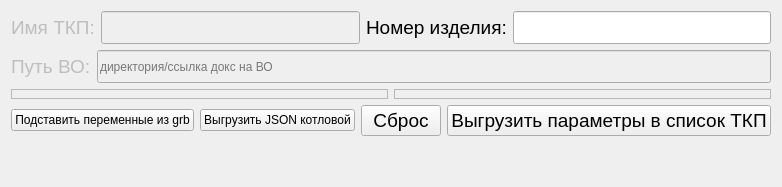
      <widget class="QWidget" name="tab_2">
       <attribute name="title">
        <string>ВО ТКП</string>
       </attribute>
       <layout class="QVBoxLayout" name="verticalLayout_3">
        <item>
         <layout class="QHBoxLayout" name="horizontalLayout_6">
          <item>
           <widget class="QLabel" name="label">
            <property name="enabled">
             <bool>false</bool>
            </property>
            <property name="font">
             <font>
              <pointsize>14</pointsize>
             </font>
            </property>
            <property name="text">
             <string>Имя ТКП:</string>
            </property>
           </widget>
          </item>
          <item>
           <widget class="QLineEdit" name="le_name_tkp">
            <property name="enabled">
             <bool>false</bool>
            </property>
            <property name="minimumSize">
             <size>
              <width>0</width>
              <height>33</height>
             </size>
            </property>
            <property name="maximumSize">
             <size>
              <width>16777215</width>
              <height>33</height>
             </size>
            </property>
            <property name="font">
             <font>
              <pointsize>14</pointsize>
             </font>
            </property>
           </widget>
          </item>
          <item>
           <widget class="QLabel" name="label_3">
            <property name="font">
             <font>
              <pointsize>14</pointsize>
             </font>
            </property>
            <property name="text">
             <string>Номер изделия:</string>
            </property>
           </widget>
          </item>
          <item>
           <widget class="QLineEdit" name="le_nnom_izd">
            <property name="minimumSize">
             <size>
              <width>0</width>
              <height>33</height>
             </size>
            </property>
            <property name="maximumSize">
             <size>
              <width>16777215</width>
              <height>33</height>
             </size>
            </property>
            <property name="font">
             <font>
              <pointsize>14</pointsize>
             </font>
            </property>
           </widget>
          </item>
         </layout>
        </item>
        <item>
         <layout class="QHBoxLayout" name="horizontalLayout_8">
          <item>
           <widget class="QLabel" name="label_2">
            <property name="enabled">
             <bool>false</bool>
            </property>
            <property name="font">
             <font>
              <pointsize>14</pointsize>
             </font>
            </property>
            <property name="text">
             <string>Путь ВО:</string>
            </property>
           </widget>
          </item>
          <item>
           <widget class="QLineEdit" name="le_path_vo">
            <property name="enabled">
             <bool>false</bool>
            </property>
            <property name="minimumSize">
             <size>
              <width>0</width>
              <height>33</height>
             </size>
            </property>
            <property name="maximumSize">
             <size>
              <width>16777215</width>
              <height>33</height>
             </size>
            </property>
            <property name="placeholderText">
             <string>директория/ссылка докс на ВО</string>
            </property>
           </widget>
          </item>
         </layout>
        </item>
        <item>
         <layout class="QHBoxLayout" name="horizontalLayout_5">
          <item>
           <widget class="QTableWidget" name="tbl_dse">
            <property name="enabled">
             <bool>false</bool>
            </property>
            <property name="maximumSize">
             <size>
              <width>470</width>
              <height>10</height>
             </size>
            </property>
            <property name="font">
             <font>
              <pointsize>10</pointsize>
             </font>
            </property>
           </widget>
          </item>
          <item>
           <widget class="QTableWidget" name="tbl_var">
            <property name="enabled">
             <bool>false</bool>
            </property>
            <property name="maximumSize">
             <size>
              <width>16777215</width>
              <height>10</height>
             </size>
            </property>
            <property name="font">
             <font>
              <pointsize>10</pointsize>
             </font>
            </property>
           </widget>
          </item>
         </layout>
        </item>
        <item>
         <layout class="QHBoxLayout" name="horizontalLayout_4">
          <item>
           <widget class="QPushButton" name="set_var_btn">
            <property name="text">
             <string>Подставить переменные из grb</string>
            </property>
           </widget>
          </item>
          <item>
           <widget class="QPushButton" name="get_json_cotl">
            <property name="text">
             <string>Выгрузить JSON котловой</string>
            </property>
           </widget>
          </item>
          <item>
           <widget class="QPushButton" name="btn_reset">
            <property name="font">
             <font>
              <pointsize>14</pointsize>
             </font>
            </property>
            <property name="text">
             <string>Сброс</string>
            </property>
           </widget>
          </item>
          <item>
           <widget class="QPushButton" name="btn_ok">
            <property name="font">
             <font>
              <pointsize>14</pointsize>
             </font>
            </property>
            <property name="text">
             <string>Выгрузить параметры в список ТКП</string>
            </property>
           </widget>
          </item>
         </layout>
        </item>
        <item>
         <spacer name="verticalSpacer">
          <property name="orientation">
           <enum>Qt::Vertical</enum>
          </property>
          <property name="sizeHint" stdset="0">
           <size>
            <width>20</width>
            <height>40</height>
           </size>
          </property>
         </spacer>
        </item>
       </layout>
      </widget>
